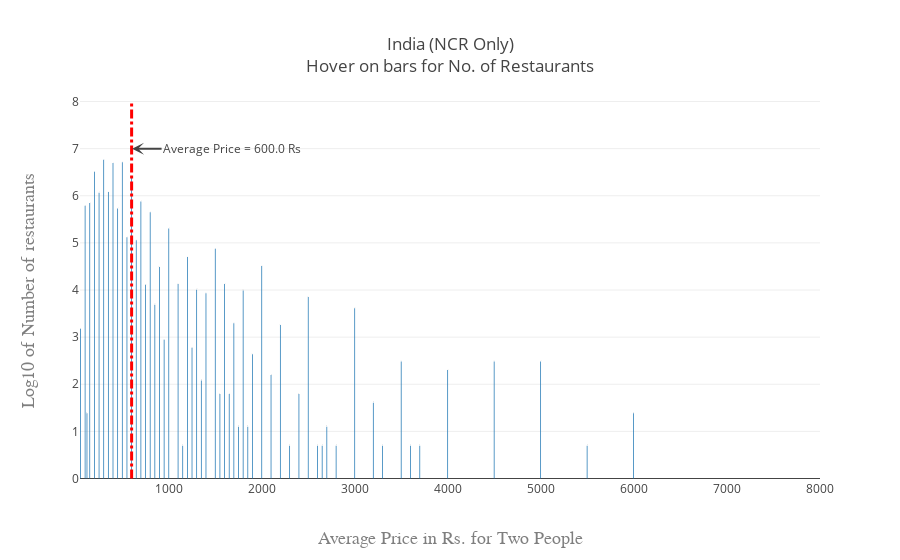

Notebook cell for this chart:
### Markdown cell above
___

### Code cell
trace0 = go.Bar(
    x = zomato_ncr['Average Cost for two'].value_counts().index,
    y = np.log(zomato_ncr['Average Cost for two'].value_counts().values),
    text = (zomato_ncr['Average Cost for two'].value_counts().values),
)

layout = go.Layout(
    barmode ='group',
    shapes = [
        # Line reference to the axes
        {
            'type': 'line',
            'xref': 'x',
            'yref': 'y',
            'x0': zomato_ncr['Average Cost for two'].mean(),
            'y0': 0,
            'x1': zomato_ncr['Average Cost for two'].mean(),
            'y1': 8,
            'line': {
                'color': 'red',
                'width': 3,
                'dash': 'dashdot',
            },
        },
    ],
    annotations = [
        dict(
            x = zomato_ncr['Average Cost for two'].mean() + 5,
            y = 7,
            xref = 'x',
            yref = 'y',
            text = 'Average Price = 600.0 Rs',
            showarrow = True,
            arrowhead = 3,
            ax = 100,
            ay = 0,
        )
    ],
    title = go.layout.Title(
        text='India (NCR Only)' + '<br />' + 'Hover on bars for No. of Restaurants',
    ),
    xaxis = go.layout.XAxis(
        title = go.layout.xaxis.Title(
            text = 'Average Price in Rs. for Two People',
            font = dict(
                family = 'Courier New, monospace',
                size = 18,
                color = '#7f7f7f'
            )
        )
    ),
    yaxis = go.layout.YAxis(
        title = go.layout.yaxis.Title(
            text = 'Log10 of Number of restaurants',
            font = dict(
                family = 'Courier New, monospace',
                size = 18,
                color = '#7f7f7f'
            )
        )
    )
)

data = [trace0]

fig = go.Figure(data = data, layout = layout)
py.offline.iplot(fig, filename='grouped-bar')

### Figure 1 — Plotly figure (JSON) as saved in the notebook; plotly's stock layout.template omitted (floating-point values rounded to 4 significant figures)
{"data": [{"text": [867, 820, 807, 671, 588, 437, 431, 357, 346, 326, 307, 284, 201, 167, 157, 131, 110, 91, 89, 62, 62, 61, 55, 54, 51, 47, 40, 37, 27, 26, 24, 19, 16, 14, 12, 12, 12, 10, 9, 8, 6, 6, 6, 5, 4, 4, 3, 3, 3, 2, 2, 2, 2, 2, 2, 2, 2, 2, 1, 1, 1, 1, 1, 1, 1, 1, 1, 1, 1, 1, 1, 1, 1, 1, 1, 1, 1], "type": "bar", "uid": "06d9f311-b01d-4ad4-9318-1f54a71f4e13", "x": [300, 500, 400, 200, 600, 350, 250, 700, 150, 100, 450, 800, 1000, 550, 650, 1500, 1200, 2000, 900, 1600, 1100, 750, 1300, 1800, 1400, 2500, 850, 3000, 1700, 2200, 50, 950, 1250, 1900, 4500, 3500, 5000, 4000, 2100, 1350, 2400, 1550, 1650, 3200, 6000, 120, 1850, 2700, 1750, 3300, 2650, 2300, 5500, 2600, 2800, 1150, 3700, 3600, 260, 720, 8000, 2900, 3650, 4100, 4200, 4300, 4400, 4700, 4800, 5100, 1050, 1450, 1950, 2350, 6500, 7000, 3800], "y": [6.765, 6.709, 6.693, 6.509, 6.377, 6.08, 6.066, 5.878, 5.846, 5.787, 5.727, 5.649, 5.303, 5.118, 5.056, 4.875, 4.7, 4.511, 4.489, 4.127, 4.127, 4.111, 4.007, 3.989, 3.932, 3.85, 3.689, 3.611, 3.296, 3.258, 3.178, 2.944, 2.773, 2.639, 2.485, 2.485, 2.485, 2.303, 2.197, 2.079, 1.792, 1.792, 1.792, 1.609, 1.386, 1.386, 1.099, 1.099, 1.099, 0.6931, 0.6931, 0.6931, 0.6931, 0.6931, 0.6931, 0.6931, 0.6931, 0.6931, 0, 0, 0, 0, 0, 0, 0, 0, 0, 0, 0, 0, 0, 0, 0, 0, 0, 0, 0]}], "layout": {"annotations": [{"arrowhead": 3, "ax": 100, "ay": 0, "showarrow": true, "text": "Average Price = 600.0 Rs", "x": 605.3, "xref": "x", "y": 7, "yref": "y"}], "barmode": "group", "shapes": [{"line": {"color": "red", "dash": "dashdot", "width": 3}, "type": "line", "x0": 600.3, "x1": 600.3, "xref": "x", "y0": 0, "y1": 8, "yref": "y"}], "title": {"text": "India (NCR Only)<br />Hover on bars for No. of Restaurants"}, "xaxis": {"title": {"font": {"color": "#7f7f7f", "family": "Courier New, monospace", "size": 18}, "text": "Average Price in Rs. for Two People"}}, "yaxis": {"title": {"font": {"color": "#7f7f7f", "family": "Courier New, monospace", "size": 18}, "text": "Log10 of Number of restaurants"}}}}
